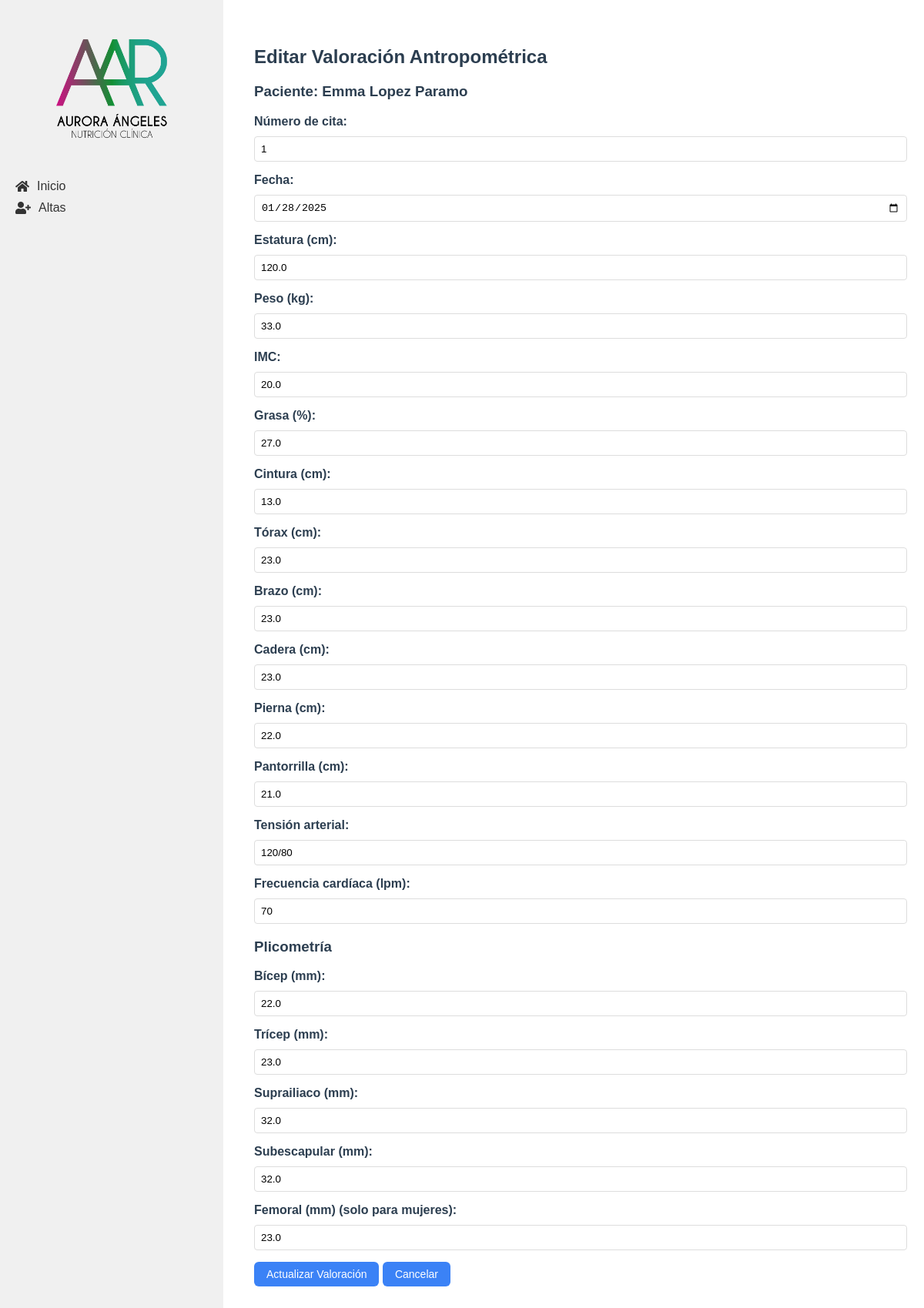
The app's page /valoraciones/1/editar with its own data.
### tables this page shows
CREATE TABLE "pacientes" (
    id INTEGER PRIMARY KEY AUTOINCREMENT,
    nombre TEXT NOT NULL,
    apellido_paterno TEXT NOT NULL,
    apellido_materno TEXT NOT NULL,
    fecha_nacimiento TEXT NOT NULL,
    telefono TEXT,
    correo TEXT UNIQUE NOT NULL,
    ciudad TEXT NOT NULL, `status` TEXT,
    fecha_registro TIMESTAMP DEFAULT CURRENT_TIMESTAMP
);

CREATE TABLE "valoracion_antropometrica" (
    id INTEGER PRIMARY KEY AUTOINCREMENT,
    paciente_id INTEGER NOT NULL,
    numero_cita INTEGER NOT NULL,
    fecha DATE NOT NULL,
    estatura FLOAT NOT NULL,
    peso FLOAT NOT NULL,
    imc FLOAT NOT NULL,
    grasa FLOAT NOT NULL,
    cintura FLOAT NOT NULL,
    torax FLOAT NOT NULL,
    brazo FLOAT NOT NULL,
    cadera FLOAT NOT NULL,
    pierna FLOAT NOT NULL,
    pantorrilla FLOAT NOT NULL,
    tension_arterial TEXT NOT NULL,
    frecuencia_cardiaca INTEGER NOT NULL,
    bicep FLOAT NOT NULL,
    tricep FLOAT NOT NULL,
    suprailiaco FLOAT NOT NULL,
    subescapular FLOAT NOT NULL,
    femoral FLOAT,
    porcentaje_grasa FLOAT NOT NULL,
    ultima_dieta TEXT,
    FOREIGN KEY (paciente_id) REFERENCES pacientes (id)
);

### app/controllers/valoracion_antropometrica.py (the view, shortened to what this page needs)
@valoracion.route('/valoraciones/<int:valoracion_id>/editar', methods=['GET', 'POST'])
def editar_valoracion(valoracion_id):
    valoracion = ValoracionAntropometrica.obtener_por_id(valoracion_id)
    if not valoracion:
        flash('Valoración no encontrada', 'error')
        return redirect(url_for('valoracion.todas_valoraciones'))
    paciente = Paciente.obtener_por_id(valoracion['paciente_id'])
    return render_template('editar_valoracion.html', valoracion=valoracion, paciente=paciente)

### app/db.py (called while the page is built)
def get_db():
    if 'db' not in g:
        g.db = sqlite3.connect(
            'pacientes.db',
            detect_types=sqlite3.PARSE_DECLTYPES
        )
        g.db.row_factory = sqlite3.Row
    return g.db

def query_db(query, args=(), one=False):
    cur = get_db().execute(query, args)
    rv = cur.fetchall()
    cur.close()
    return (rv[0] if rv else None) if one else rv

### app/models/paciente.py (called while the page is built)
    @staticmethod
    def obtener_por_id(id):
        return query_db('SELECT * FROM pacientes WHERE id = ?', [id], one=True)

### app/models/valoracion_antropometrica.py (called while the page is built)
    @staticmethod
    def obtener_por_id(valoracion_id):
        return query_db('SELECT * FROM valoracion_antropometrica WHERE id = ?', [valoracion_id], one=True)

### app/templates/editar_valoracion.html (shortened to what this page needs)
{% extends "base.html" %}
{% block content %}
<div class="valoracion-container">
    <h2>Editar Valoración Antropométrica</h2>
    <h3>Paciente: {{ paciente['nombre'] }} {{ paciente['apellido_paterno'] }} {{ paciente['apellido_materno'] }}</h3>
    <form id="formValoracion" method="POST">
        <div class="form-group">
            <label for="numero_cita" class="form-label">Número de cita:</label>
            <input type="number" id="numero_cita" name="numero_cita" class="form-input" value="{{ valoracion['numero_cita'] }}" required>
        </div>
        <div class="form-group">
            <label for="fecha" class="form-label">Fecha:</label>
            <input type="date" id="fecha" name="fecha" class="form-input" value="{{ valoracion['fecha'] }}" required>
        </div>
        <div class="form-group">
            <label for="estatura" class="form-label">Estatura (cm):</label>
            <input type="number" id="estatura" name="estatura" step="0.1" class="form-input" value="{{ valoracion['estatura'] }}" required>
        </div>
        <div class="form-group">
            <label for="peso" class="form-label">Peso (kg):</label>
            <input type="number" id="peso" name="peso" step="0.1" class="form-input" value="{{ valoracion['peso'] }}" required>
        </div>
        <div class="form-group">
            <label for="imc" class="form-label">IMC:</label>
            <input type="number" id="imc" name="imc" step="0.01" class="form-input" value="{{ valoracion['imc'] }}" required>
        </div>
        <div class="form-group">
            <label for="grasa" class="form-label">Grasa (%):</label>
            <input type="number" id="grasa" name="grasa" step="0.1" class="form-input" value="{{ valoracion['grasa'] }}" required>
        </div>
        <div class="form-group">
            <label for="cintura" class="form-label">Cintura (cm):</label>
            <input type="number" id="cintura" name="cintura" step="0.1" class="form-input" value="{{ valoracion['cintura'] }}" required>
        </div>
        <div class="form-group">
            <label for="torax" class="form-label">Tórax (cm):</label>
            <input type="number" id="torax" name="torax" step="0.1" class="form-input" value="{{ valoracion['torax'] }}" required>
        </div>
        <div class="form-group">
            <label for="brazo" class="form-label">Brazo (cm):</label>
            <input type="number" id="brazo" name="brazo" step="0.1" class="form-input" value="{{ valoracion['brazo'] }}" required>
        </div>
        <div class="form-group">
            <label for="cadera" class="form-label">Cadera (cm):</label>
            <input type="number" id="cadera" name="cadera" step="0.1" class="form-input" value="{{ valoracion['cadera'] }}" required>
        </div>
        <div class="form-group">
            <label for="pierna" class="form-label">Pierna (cm):</label>
            <input type="number" id="pierna" name="pierna" step="0.1" class="form-input" value="{{ valoracion['pierna'] }}" required>
        </div>
        <div class="form-group">
            <label for="pantorrilla" class="form-label">Pantorrilla (cm):</label>
            <input type="number" id="pantorrilla" name="pantorrilla" step="0.1" class="form-input" value="{{ valoracion['pantorrilla'] }}" required>
        </div>
        <div class="form-group">
            <label for="tension_arterial" class="form-label">Tensión arterial:</label>
            <input type="text" id="tension_arterial" name="tension_arterial" class="form-input" required placeholder="Ej: 120/80" value="{{ valoracion['tension_arterial'] }}" required>
        </div>
        <div class="form-group">
            <label for="frecuencia_cardiaca" class="form-label">Frecuencia cardíaca (lpm):</label>
            <input type="number" id="frecuencia_cardiaca" name="frecuencia_cardiaca" class="form-input" value="{{ valoracion['frecuencia_cardiaca'] }}" required>
        </div>
        <h3>Plicometría</h3>
        <div class="form-group">
            <label for="bicep" class="form-label">Bícep (mm):</label>
            <input type="number" id="bicep" name="bicep" step="0.1" class="form-input" value="{{ valoracion['bicep'] }}" required>
        </div>
        <div class="form-group">
            <label for="tricep" class="form-label">Trícep (mm):</label>
            <input type="number" id="tricep" name="tricep" step="0.1" class="form-input" value="{{ valoracion['tricep'] }}" required>
        </div>
        <div class="form-group">
            <label for="suprailiaco" class="form-label">Suprailiaco (mm):</label>
            <input type="number" id="suprailiaco" name="suprailiaco" step="0.1" class="form-input" value="{{ valoracion['suprailiaco'] }}" required>
        </div>
        <div class="form-group">
            <label for="subescapular" class="form-label">Subescapular (mm):</label>
            <input type="number" id="subescapular" name="subescapular" step="0.1" class="form-input" value="{{ valoracion['subescapular'] }}" required>
        </div>
        <div class="form-group">
            <label for="femoral" class="form-label">Femoral (mm) (solo para mujeres):</label>
            <input type="number" id="femoral" name="femoral" step="0.1" class="form-input" value="{{ valoracion['femoral'] }}">
        </div>
        <button type="submit" class="action-button">Actualizar Valoración</button>
        <a href="{{ url_for('valoracion.detalle_valoracion', valoracion_id=valoracion['id']) }}" class="action-button">Cancelar</a>
    </form>
</div>
{% endblock %}

### app/static/css/style.css (style rules this page uses)
body { font-family: Arial, sans-serif; margin: 0; padding: 0; color: #2c3e50; }
.form-group { margin-bottom: 15px; }
.form-label { display: block; margin-bottom: 5px; }
.form-input { width: 100%; padding: 8px; border: 1px solid #ddd; border-radius: 4px; }
.action-button { display: inline-flex; align-items: center; padding: 0.5rem 1rem; font-size: 0.875rem; font-weight: 500; border-radius: 0.375rem; background-color: #3b82f6; color: white; text-decoration: none; transition: background-color 0.2s; }
.valoracion-container { max-width: 1200px; margin: 0 auto; padding: 20px; }
.action-button { display: inline-flex; align-items: center; gap: 0.5rem; padding: 0.5rem 1rem; background-color: #3b82f6; color: white; border-radius: 0.375rem; text-decoration: none; font-size: 0.875rem; font-weight: 500; transition: background-color 0.2s; }

### app/static/css/form.css (style rules this page uses)
form label { display: block; margin-top: 10px; font-weight: bold; }
form input { width: 100%; padding: 10px; margin-top: 5px; border: 1px solid #90caf9; border-radius: 5px; }
button { padding: 10px; background-color: #1565c0; color: black; border: none; border-radius: 5px; cursor: pointer; }

### records on screen
pacientes: nombre "Emma", apellido_paterno "Lopez", apellido_materno "Paramo"
valoracion_antropometrica: numero_cita "1", fecha "01/28/2025", estatura "120.0", peso "33.0", imc "20.0", grasa "27.0", cintura "13.0", torax "23.0", brazo "23.0", cadera "23.0", pierna "22.0", pantorrilla "21.0", tension_arterial "120/80", frecuencia_cardiaca "70", bicep "22.0", tricep "23.0", suprailiaco "32.0", subescapular "32.0", femoral "23.0"
